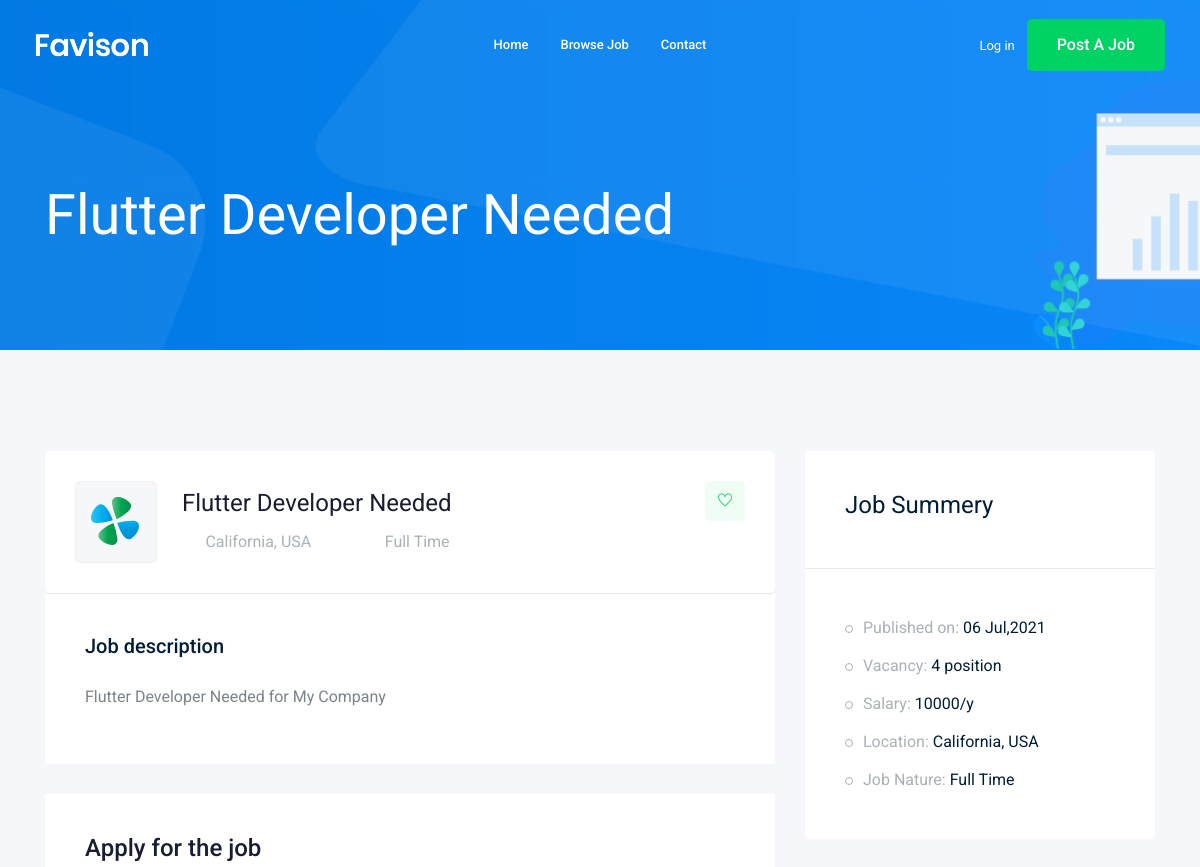
The page /jobs/flutter-developer-needed (upper part) on the database as committed earlier.
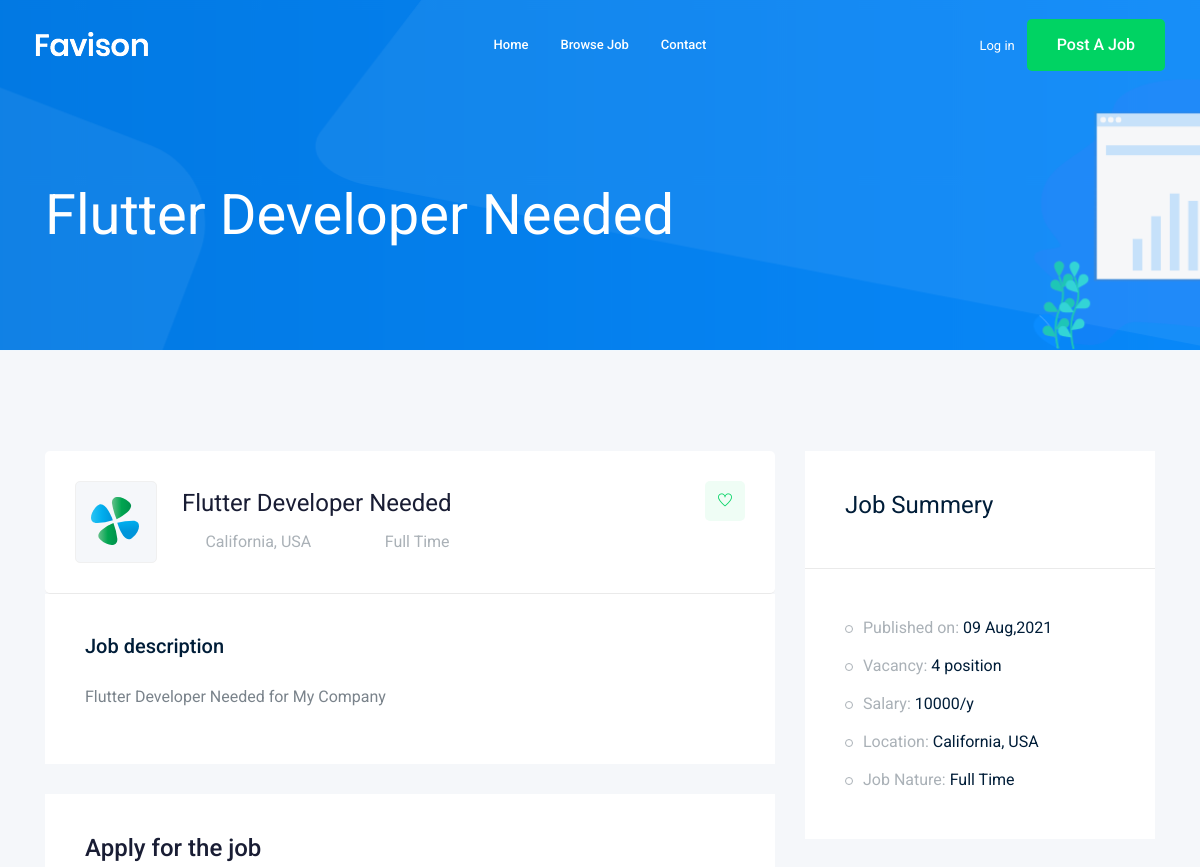
The same page on the database as committed later.
### Job/models.py (models this page shows, shortened)
class Job(models.Model) : # create table
    owner = models.ForeignKey(User , related_name='job_owner' , on_delete=models.CASCADE)
    title = models.CharField(max_length=100) # column
    job_type = models.CharField(max_length=15,choices=JOB_TYPE)
    description = models.TextField(max_length=1000)
    published_at = models.DateTimeField(auto_now=True)
    vacancy = models.IntegerField(default=1) # No of Position
    salary = models.IntegerField(default=0)
    experience = models.IntegerField(default=1)
    category = models.ForeignKey('Category',on_delete=models.CASCADE)
    image = models.ImageField(upload_to = image_upload)
    slug = models.SlugField(blank = True , null = True)
    def __str__(self):
        return self.title

### Job/views.py (the view)
# urls.py: path('<str:slug>',views.job_detail , name = 'job_detail'),
def job_detail(request , slug):
    job_detail = Job.objects.get(slug = slug)
    if request.method == 'POST':
        form = ApplyForm(request.POST , request.FILES)
        if form.is_valid():
            myform = form.save(commit=False)
            myform.job = job_detail
            myform.save()
    else:
        form = ApplyForm()
    context = {'job' : job_detail , 'form':form}
    return render(request , 'job/job_detail.html' ,context)

### Job/templates/job/job_detail.html (shortened to what this page needs)
{% extends 'base.html' %}
{% load bootstrap4 %}
{% block body%}
    <div class="bradcam_area bradcam_bg_1">
        <div class="container">
            <div class="row">
                <div class="col-xl-12">
                    <div class="bradcam_text">
                        <h3>{{job}}</h3>
                    </div>
                </div>
            </div>
        </div>
    </div>
    <div class="job_details_area">
        <div class="container">
            <div class="row">
                <div class="col-lg-8">
                    <div class="job_details_header">
                        <div class="single_jobs white-bg d-flex justify-content-between">
                            <div class="jobs_left d-flex align-items-center">
                                <div class="thumb">
                                    <img src="img/svg_icon/1.svg" alt="">
                                </div>
                                <div class="jobs_conetent">
                                    <a href="#"><h4>{{job}}</h4></a>
                                    <div class="links_locat d-flex align-items-center">
                                        <div class="location">
                                            <p> <i class="fa fa-map-marker"></i> California, USA</p>
                                        </div>
                                        <div class="location">
                                            <p> <i class="fa fa-clock-o"></i> {{job.job_type}} </p>
                                        </div>
                                    </div>
                                </div>
                            </div>
                            <div class="jobs_right">
                                <div class="apply_now">
                                    <a class="heart_mark" href="#"> <i class="ti-heart"></i> </a>
                                </div>
                            </div>
                        </div>
                    </div>
                    <div class="descript_wrap white-bg">
                        <div class="single_wrap">
                            <h4>Job description</h4>
                            <p>{{job.description}}</p>
                        </div>
                    </div>
                    <div class="apply_job_form white-bg">
                        <h4>Apply for the job</h4>
                    </div>
                </div>
                <div class="col-lg-4">
                    <div class="job_sumary">
                        <div class="summery_header">
                            <h3>Job Summery</h3>
                        </div>
                        <div class="job_content">
                            <ul>
                                <li>Published on: <span>{{ job.published_at| date:'d M,o' }}</span></li>
                                <li>Vacancy: <span>{{job.vacancy}} position</span></li>
                                <li>Salary: <span>{{job.salary}}/y</span></li>
                                <li>Location: <span>California, USA</span></li>
                                <li>Job Nature: <span> {{job.job_type}} </span></li>
                            </ul>
                        </div>
                    </div>
                </div>
            </div>
        </div>
    </div>
{% endblock body%}

Rows that differ between the two databases and show on the page:
changed Job "Flutter Developer Needed": published_at "06 Jul,2021" → "09 Aug,2021"
